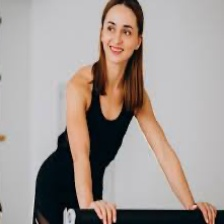
#> input picture img/img1.jpg, 224 x 224 px
$ python ReducaoImagem.py
#> lines starting #> are read from the running program, lines starting #| are printed output that depends on the picture; after the words box and inside, x2 and y2 are one past the last pixel; in counts of white or black regions, pixels touching at a corner belong together
from PIL import Image
import matplotlib.pyplot as plt

# Abrir imagem original
imagem = Image.open('./img/img1.jpg')
#> imagem is the input picture: PIL image 224x224 RGB; mean R, G, B 163.1, 153.6, 149

# Converter para tons de cinza
imagem_cinza = imagem.convert('L')
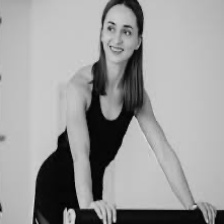
#> imagem_cinza: PIL image 224x224 L; min 1, max 221, mean 155.9

# Converter para binário (preto e branco) aplicando um limiar simples
limiar = 170
imagem_pb = imagem_cinza.point(lambda p: 255 if p > limiar else 0)
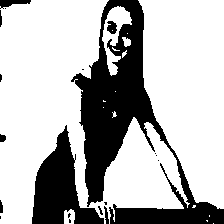
#> imagem_pb: PIL image 224x224 L; 71.8% white; 19 black regions (11 under 20 px), largest, box (x1, y1, x2, y2) and area: (71, 0, 224, 224) 10363, (32, 125, 104, 224) 3310, (0, 0, 31, 9) 156
imagem_pb = imagem_pb.convert('1') #Garante que apenas bits sejam guardados

# Obter dados raw em bytes
raw_rgb = imagem.tobytes()
raw_cinza = imagem_cinza.tobytes()
raw_pb = imagem_pb.tobytes()

# Tamanho em bytes dos dados raw
tamanho_rgb = len(raw_rgb)
#> tamanho_rgb = 150528
tamanho_cinza = len(raw_cinza)
#> tamanho_cinza = 50176
tamanho_pb = len(raw_pb)
#> tamanho_pb = 6272

print(f"Tamanho raw RGB: {tamanho_rgb} bytes")
#| Tamanho raw RGB: 150528 bytes
print(f"Tamanho raw tons de cinza: {tamanho_cinza} bytes")
#| Tamanho raw tons de cinza: 50176 bytes
print(f"Tamanho raw preto e branco: {tamanho_pb} bytes")
#| Tamanho raw preto e branco: 6272 bytes

# Plotar imagens
fig, axs = plt.subplots(1, 3, figsize=(15, 5))

axs[0].imshow(imagem)
axs[0].set_title('Original (RGB)')
axs[0].axis('off')

axs[1].imshow(imagem_cinza, cmap='gray')
axs[1].set_title('Tons de cinza')
axs[1].axis('off')

axs[2].imshow(imagem_pb, cmap='gray')
axs[2].set_title('Binária')
axs[2].axis('off')

plt.show()
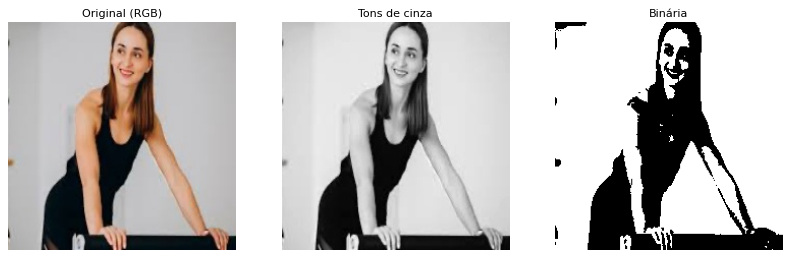
#> figure drawn by matplotlib, 3 panels
